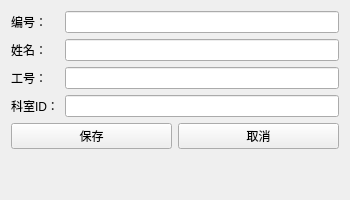
<?xml version="1.0" encoding="UTF-8"?>
<ui version="4.0">
 <class>DoctorEditView</class>
 <widget class="QWidget" name="DoctorEditView">
  <property name="geometry">
   <rect>
    <x>0</x>
    <y>0</y>
    <width>350</width>
    <height>200</height>
   </rect>
  </property>
  <property name="windowTitle">
   <string>医生信息编辑</string>
  </property>
  <layout class="QFormLayout" name="formLayout">
   <item row="0" column="0">
    <widget class="QLabel" name="labelID">
     <property name="text">
      <string>编号：</string>
     </property>
    </widget>
   </item>
   <item row="0" column="1">
    <widget class="QLineEdit" name="dbEditID"/>
   </item>
   <item row="1" column="0">
    <widget class="QLabel" name="labelName">
     <property name="text">
      <string>姓名：</string>
     </property>
    </widget>
   </item>
   <item row="1" column="1">
    <widget class="QLineEdit" name="dbEditName"/>
   </item>
   <item row="2" column="0">
    <widget class="QLabel" name="labelEmployeeNo">
     <property name="text">
      <string>工号：</string>
     </property>
    </widget>
   </item>
   <item row="2" column="1">
    <widget class="QLineEdit" name="dbEditEmployeeNo"/>
   </item>
   <item row="3" column="0">
    <widget class="QLabel" name="labelDepartmentId">
     <property name="text">
      <string>科室ID：</string>
     </property>
    </widget>
   </item>
   <item row="3" column="1">
    <widget class="QLineEdit" name="dbEditDepartmentId"/>
   </item>
   <item row="4" column="0" colspan="2">
    <layout class="QHBoxLayout" name="horizontalLayout">
     <item>
      <widget class="QPushButton" name="btSave">
       <property name="text">
        <string>保存</string>
       </property>
      </widget>
     </item>
     <item>
      <widget class="QPushButton" name="btCancel">
       <property name="text">
        <string>取消</string>
       </property>
      </widget>
     </item>
    </layout>
   </item>
  </layout>
 </widget>
 <resources/>
 <connections/>
</ui>
